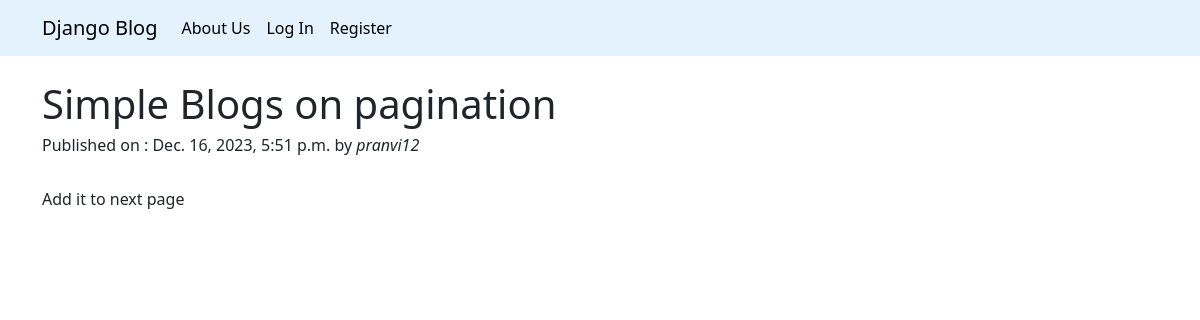
The page /articles/simple-blogs-on-pagination/ on the database its author committed.
### articles/models.py (models this page shows, shortened)
class Article(models.Model):
    title = models.CharField(max_length=200)
    description = models.TextField()
    slug = models.SlugField(max_length=100, unique=True)
    published = models.DateTimeField(auto_now_add=True)
    author = models.ForeignKey(User, on_delete=models.CASCADE)

### articles/views.py (the view)
# urls.py: path('articles/<slug:slug>/', article_details, name='article_details'),
def article_details(request, slug):
    article = get_object_or_404(Article, slug=slug)
    return render(request, 'article_details.html', {'article': article})

### articles/templates/article_details.html (shortened to what this page needs)
{% extends 'base.html' %}
{% block body %}
    <div class="container mt-4" >
        <h1> {{article.title}} </h1>
        <h6> Published on : {{article.published}} by <i> {{article.author}}</i></h6>
        <br>
        <p>{{article.description}}</p>
    </div>
{% endblock %}

### rows shown on the page
Article: title "Simple Blogs on pagination", published "Dec. 16, 2023, 5:51 p.m.", author "pranvi12", description "Add it to next page"
